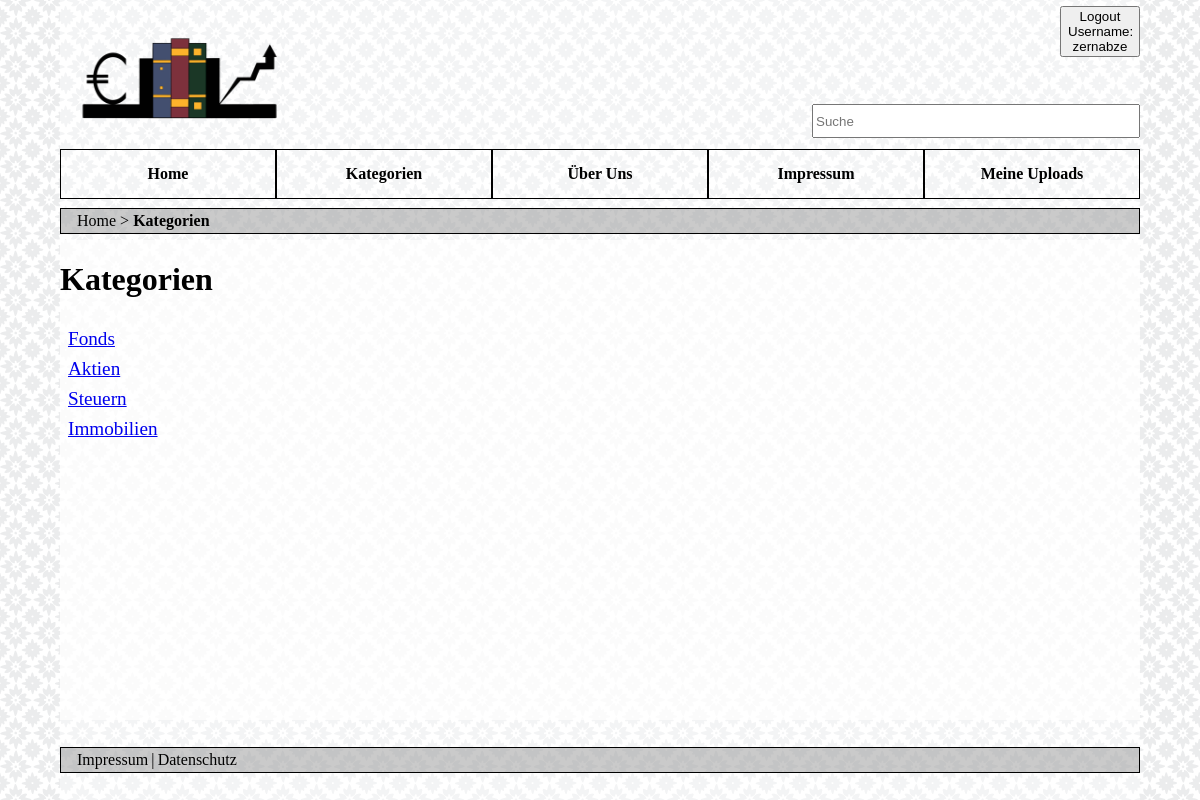
/src/Kategorie.php (signed in), run on the app's committed database.
### tables this page shows
CREATE TABLE `kategorie` (
  `KATEGORIEID` int(11) NOT NULL,
  `KATEGORIENAME` varchar(1024) DEFAULT NULL
);

### src/Kategorie.php (the view, shortened to what this page needs)
<?php
require_once 'Page.php';
class Kategorien extends Page
{
    private $kategorien = array();
    protected function getViewData()
    {
        $sqlAnfrage = "select * from kategorie;";
        $recordset = $this->_database->query($sqlAnfrage);
        while ($record = $recordset->fetch_assoc()) {
            $tempArray = array(
                "KATEGORIEID" => $record["KATEGORIEID"],
                "KATEGORIENAME" => $record["KATEGORIENAME"]
            );
            $this->kategorien[] = $tempArray;
        }
    }
    protected function generateView()
    {
        $this->getViewData();
        echo <<<EOT
        <div id="headerDir">
        <span>Home > <b>Kategorien</b></span>
        </div>
        </div>
        <div id="content">
        <h1> Kategorien </h1>
        <section class="buecher">
EOT;
        for ($i = 0; $i < count($this->kategorien); $i++) {
            $kname = $this->kategorien[$i]["KATEGORIENAME"];
            echo '<a href="' . $kname . '.php"><section class="kname"> ' . $kname . ' </section></a>';
        }
        echo <<<EOT
        </section>
        </div>
EOT;
    }
    public static function main()
    {
        try {
            $page = new Kategorien();
            $page->processReceivedData();
            $page->generateView();
        } catch (Exception $e) {
            header("Content-type: text/plain; charset=UTF-8");
            echo $e->getMessage();
        }
    }
}
Kategorien::main();

### src/stylesheet/style.css (style rules this page uses)
html,body { height: 100%; margin: 0 ; background-image: url("../img/assets/background.png"); }
#content { background-color: rgba(255, 255, 255, 0.8); width: 100%; height: 60%; }
#headerDir { height: 10%; background-color: rgba(128, 128, 128, 0.419); display: flex; flex-direction: column; justify-content: center; padding-left: 1rem; border: 1px solid black; }

### src/stylesheet/buch.css (style rules this page uses)
.buecher { height: 90%; width: 100% !important; overflow-y: auto; clear: both; }

### src/stylesheet/kategorie.css (style rules this page uses)
.kname { display:flex; margin: 0.5rem; font-size: 1.2rem; }

### data on the page
kategorie: KATEGORIENAME "Fonds"
kategorie: KATEGORIENAME "Aktien"
kategorie: KATEGORIENAME "Steuern"
kategorie: KATEGORIENAME "Immobilien"

### other printed values
$username "zernabze"
